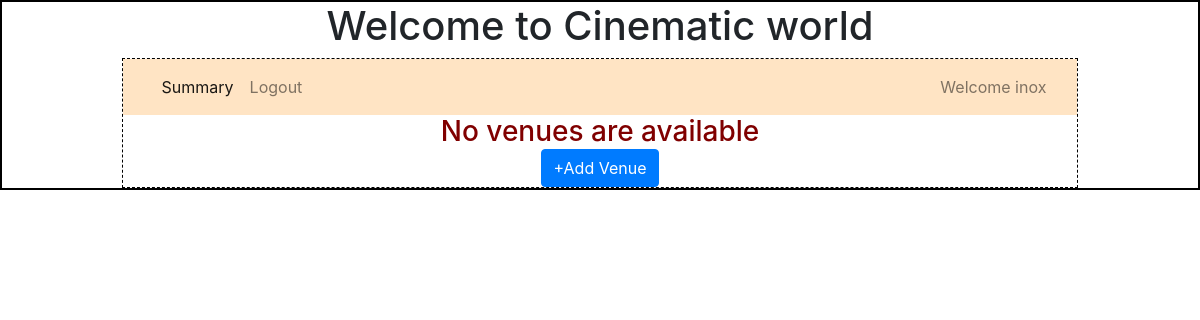
The page /admin/inox on the database as committed earlier.
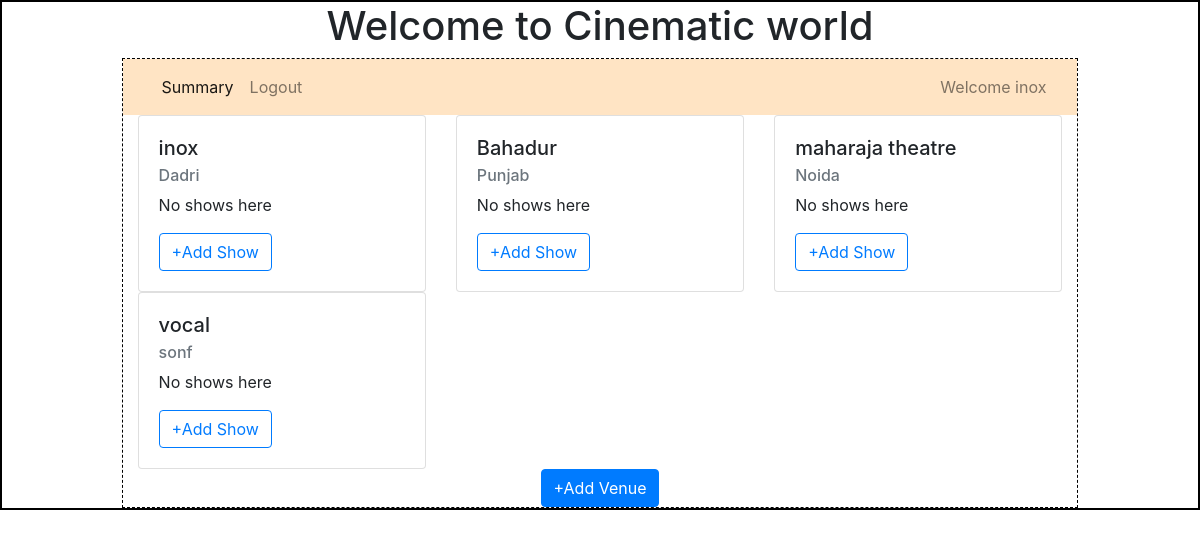
The same page on the database as committed later.
### backend/models.py (models this page shows)
class Theatre(db.Model):
    __tablename__="theatre"
    id=db.Column(db.Integer,primary_key=True)
    name=db.Column(db.String,nullable=False)
    location=db.Column(db.String,nullable=False)
    capacity=db.Column(db.Integer,nullable=False)
    pincode=db.Column(db.Integer,nullable=False)
    shows=db.relationship("Show",cascade="all, delete",backref="theatre",lazy=True)#theatre can access all of his shows

### backend/controllers.py (the view)
@app.route("/admin/<name>")
def admin(name):
    theatres=get_theatres()
    return render_template("admin_dashboard.html",name=name,theatres=theatres)

### backend/controllers.py (called while the page is built)
def get_theatres():
    theatres=Theatre.query.all()
    return theatres

### templates/admin_dashboard.html
{%extends "admin_layout.html"%}>
{%block content%}
            <div class="container">
              {%if theatres%}
                <div class="row">
                  {%for theatre in theatres%}
                  <div class="col">
                    <div class="card" style="width: 18rem;">
                        <div class="card-body">
                          <h5 class="card-title">{{theatre.name}}</h5>
                          <h6 class="card-subtitle mb-2 text-muted">{{theatre.location}}</h6>
                          {%if theatre.shows%}
                          <table>
                            <tr><th>ID</th><th>Name</th><th>Date/Time</th></tr>
                            {%for show in theatre.shows%}
                            <tr><td>{{show.id}}</td><td>{{show.name}}</td><td>{{show.date_time}}</td></tr>
                            {%endfor%}
                          </table>
                          {%else%}
                          <p>No shows here</p>
                          {%endif%}
                          <button type="button" class="btn btn-outline-primary">+Add Show</button>
                        </div>
                      </div>
                  </div>
                  {%endfor%}
                </div>
                {%else%}
                  <h3 class="center">No venues are available</h3>
                {%endif%}
              </div>
              <center><a href="/venue/{{name}}" type="button" class="btn btn-primary">+Add Venue</a></center>
{%endblock%}

### templates/admin_layout.html (shortened to what this page needs)
<!DOCTYPE html>
<html lang="en">
<head>
    <link rel="stylesheet" href="/static/styles/main.css">
    <link rel="stylesheet" href="https://cdn.jsdelivr.net/npm/bootstrap@4.0.0/dist/css/bootstrap.min.css">
</head>
<body>
    <div class="my_container">
        <h1><center> Welcome to Cinematic world</h1></center>
        <div class="my_panel">
            <nav class="navbar navbar-expand-lg navbar-light" style="background-color: bisque;">
                <div class="container-fluid">
                    <ul class="navbar-nav me-auto mb-2 mb-lg-0">
                      <li class="nav-item">
                        <a class="nav-link active" aria-current="page" href="#">Summary</a>
                      </li>
                      <li class="nav-item">
                        <a class="nav-link" href="/login">Logout</a>
                      </li>
                    </ul>
                    <span class="navbar-text">
                      Welcome {{name}}
                    </span>
                </div>
            </nav>
            {%block content%}
            {%endblock%}
        </div>
    </div>
</body>
</html>

### static/styles/main.css (style rules this page uses)
.my_container { border: 2px solid black; }
.my_panel { width: 80%; margin: auto; height: auto; border: 1px dashed black; }

Rows that differ between the two databases and show on the page:
added Theatre: name "inox", location "Dadri"
added Theatre: name "Bahadur", location "Punjab"
added Theatre: name "maharaja theatre", location "Noida"
added Theatre: name "vocal", location "sonf"
Other text that changed with them:
{{ name }}: "inox" → (not shown)
text no longer shown: "No venues are available"
